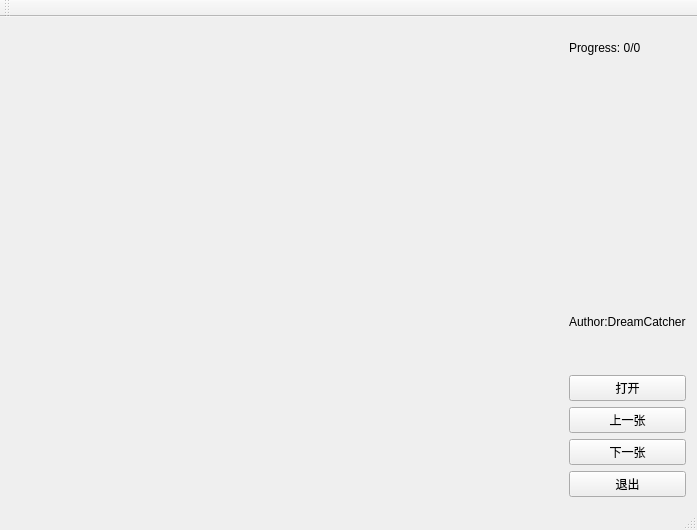
<?xml version="1.0" encoding="UTF-8"?>
<ui version="4.0">
 <class>ImageLabellingClass</class>
 <widget class="QMainWindow" name="ImageLabellingClass">
  <property name="geometry">
   <rect>
    <x>0</x>
    <y>0</y>
    <width>697</width>
    <height>530</height>
   </rect>
  </property>
  <property name="windowTitle">
   <string>ImageLabelling</string>
  </property>
  <widget class="QWidget" name="centralWidget">
   <layout class="QGridLayout" name="gridLayout_3">
    <item row="0" column="2">
     <layout class="QGridLayout" name="gridLayout">
      <property name="leftMargin">
       <number>38</number>
      </property>
      <item row="8" column="0">
       <spacer name="verticalSpacer_3">
        <property name="orientation">
         <enum>Qt::Vertical</enum>
        </property>
        <property name="sizeHint" stdset="0">
         <size>
          <width>20</width>
          <height>40</height>
         </size>
        </property>
       </spacer>
      </item>
      <item row="3" column="0">
       <spacer name="verticalSpacer_8">
        <property name="orientation">
         <enum>Qt::Vertical</enum>
        </property>
        <property name="sizeHint" stdset="0">
         <size>
          <width>20</width>
          <height>40</height>
         </size>
        </property>
       </spacer>
      </item>
      <item row="14" column="1">
       <widget class="QPushButton" name="last">
        <property name="text">
         <string>上一张</string>
        </property>
       </widget>
      </item>
      <item row="15" column="1">
       <widget class="QPushButton" name="Button1">
        <property name="text">
         <string>下一张</string>
        </property>
       </widget>
      </item>
      <item row="16" column="1">
       <widget class="QPushButton" name="Buttons">
        <property name="text">
         <string>退出</string>
        </property>
       </widget>
      </item>
      <item row="13" column="0">
       <spacer name="horizontalSpacer">
        <property name="orientation">
         <enum>Qt::Horizontal</enum>
        </property>
        <property name="sizeType">
         <enum>QSizePolicy::Preferred</enum>
        </property>
        <property name="sizeHint" stdset="0">
         <size>
          <width>33</width>
          <height>20</height>
         </size>
        </property>
       </spacer>
      </item>
      <item row="11" column="1">
       <spacer name="verticalSpacer">
        <property name="orientation">
         <enum>Qt::Vertical</enum>
        </property>
        <property name="sizeHint" stdset="0">
         <size>
          <width>20</width>
          <height>40</height>
         </size>
        </property>
       </spacer>
      </item>
      <item row="5" column="0">
       <spacer name="verticalSpacer_6">
        <property name="orientation">
         <enum>Qt::Vertical</enum>
        </property>
        <property name="sizeHint" stdset="0">
         <size>
          <width>20</width>
          <height>40</height>
         </size>
        </property>
       </spacer>
      </item>
      <item row="6" column="0">
       <spacer name="verticalSpacer_5">
        <property name="orientation">
         <enum>Qt::Vertical</enum>
        </property>
        <property name="sizeHint" stdset="0">
         <size>
          <width>20</width>
          <height>40</height>
         </size>
        </property>
       </spacer>
      </item>
      <item row="13" column="1">
       <widget class="QPushButton" name="start">
        <property name="text">
         <string>打开</string>
        </property>
       </widget>
      </item>
      <item row="9" column="0">
       <spacer name="verticalSpacer_2">
        <property name="orientation">
         <enum>Qt::Vertical</enum>
        </property>
        <property name="sizeHint" stdset="0">
         <size>
          <width>20</width>
          <height>40</height>
         </size>
        </property>
       </spacer>
      </item>
      <item row="7" column="0">
       <spacer name="verticalSpacer_4">
        <property name="orientation">
         <enum>Qt::Vertical</enum>
        </property>
        <property name="sizeHint" stdset="0">
         <size>
          <width>20</width>
          <height>40</height>
         </size>
        </property>
       </spacer>
      </item>
      <item row="4" column="0">
       <spacer name="verticalSpacer_7">
        <property name="orientation">
         <enum>Qt::Vertical</enum>
        </property>
        <property name="sizeHint" stdset="0">
         <size>
          <width>20</width>
          <height>40</height>
         </size>
        </property>
       </spacer>
      </item>
      <item row="3" column="1">
       <widget class="QLabel" name="label_2">
        <property name="sizePolicy">
         <sizepolicy hsizetype="Preferred" vsizetype="Minimum">
          <horstretch>0</horstretch>
          <verstretch>0</verstretch>
         </sizepolicy>
        </property>
        <property name="text">
         <string>Progress: 0/0</string>
        </property>
       </widget>
      </item>
      <item row="10" column="1">
       <widget class="QLabel" name="label_3">
        <property name="text">
         <string>Author:DreamCatcher</string>
        </property>
       </widget>
      </item>
     </layout>
    </item>
    <item row="0" column="0">
     <layout class="QGridLayout" name="gridLayout_2">
      <item row="0" column="0">
       <widget class="QLabel" name="label">
        <property name="sizePolicy">
         <sizepolicy hsizetype="Expanding" vsizetype="Expanding">
          <horstretch>0</horstretch>
          <verstretch>0</verstretch>
         </sizepolicy>
        </property>
        <property name="cursor">
         <cursorShape>CrossCursor</cursorShape>
        </property>
        <property name="mouseTracking">
         <bool>true</bool>
        </property>
        <property name="layoutDirection">
         <enum>Qt::LeftToRight</enum>
        </property>
        <property name="autoFillBackground">
         <bool>true</bool>
        </property>
        <property name="text">
         <string/>
        </property>
       </widget>
      </item>
     </layout>
    </item>
   </layout>
  </widget>
  <widget class="QMenuBar" name="menuBar">
   <property name="geometry">
    <rect>
     <x>0</x>
     <y>0</y>
     <width>697</width>
     <height>23</height>
    </rect>
   </property>
  </widget>
  <widget class="QToolBar" name="mainToolBar">
   <attribute name="toolBarArea">
    <enum>TopToolBarArea</enum>
   </attribute>
   <attribute name="toolBarBreak">
    <bool>false</bool>
   </attribute>
  </widget>
  <widget class="QStatusBar" name="statusBar"/>
 </widget>
 <layoutdefault spacing="6" margin="11"/>
 <resources>
  <include location="imagelabelling.qrc"/>
 </resources>
 <connections/>
</ui>
